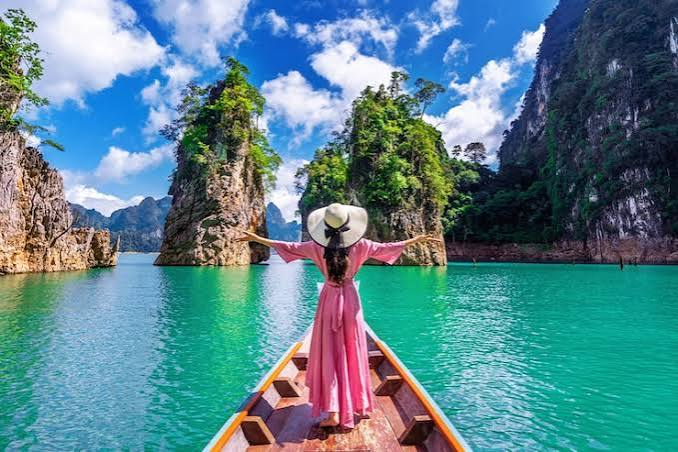
#> input picture sample images/images (3).jpg, 678 x 452 px, found by its file name
$ python ex27.py
#> lines starting #> are read from the running program, lines starting #| are printed output that depends on the picture; after the words box and inside, x2 and y2 are one past the last pixel; in counts of white or black regions, pixels touching at a corner belong together
import cv2

# Read the image
img = cv2.imread(r"D:\Computer vision\sample images\images (3).jpg")
#> img is the input picture: shape (452, 678, 3); mean B, G, R 142.7, 131.7, 89.5

if img is None:
    print("Error: Image not found!")
else:
    result = img.copy()

    h, w = result.shape[:2]
#> h = 452; w = 678

    # Make sure the image is large enough
    if h >= 200 and w >= 200:

        # Crop a region
        crop = result[50:150, 50:150].copy()
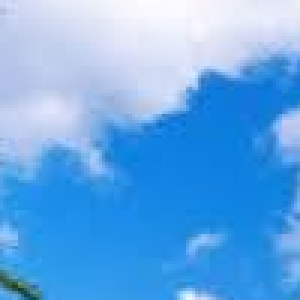
#> crop: shape (100, 100, 3) (shown 3 times larger); mean B, G, R 232, 169.5, 102.1

        # Paste the cropped region at another location
        result[100:200, 150:250] = crop
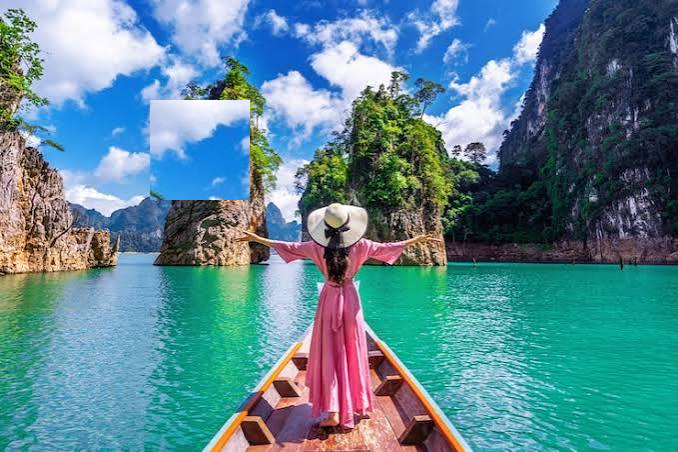
#> result: shape (452, 678, 3); 3.26% of pixels changed, all inside (x1, y1, x2, y2) = (150, 100, 250, 200)

        cv2.imshow("Original Image", img)
        cv2.imshow("Cropped and Pasted Image", result)

        cv2.waitKey(0)
        cv2.destroyAllWindows()
    else:
        print("Image is too small for this operation.")

$ run again, with sample images/images (1).jpg copied over sample images/images (3).jpg
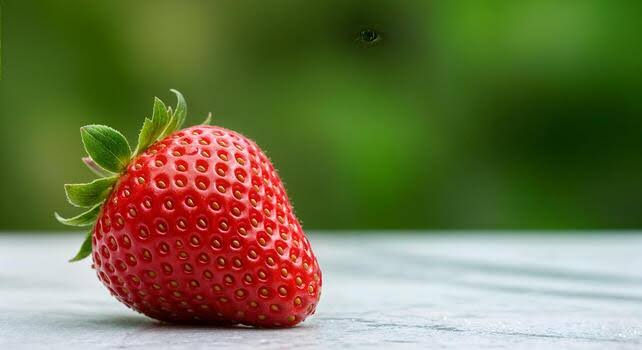
#> input picture sample images/images (1).jpg, 642 x 350 px, found by its file name
#> img is the input picture: shape (350, 642, 3); mean B, G, R 73.7, 116, 112.3
#> `crop = result[50:150, 50:150].copy()`:
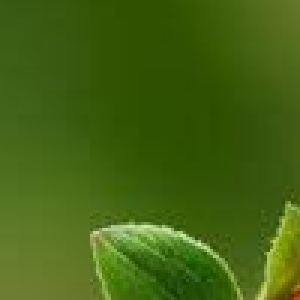
#> crop: shape (100, 100, 3) (shown 3 times larger); mean B, G, R 17.9, 99.1, 67.2
#> `result[100:200, 150:250] = crop`:
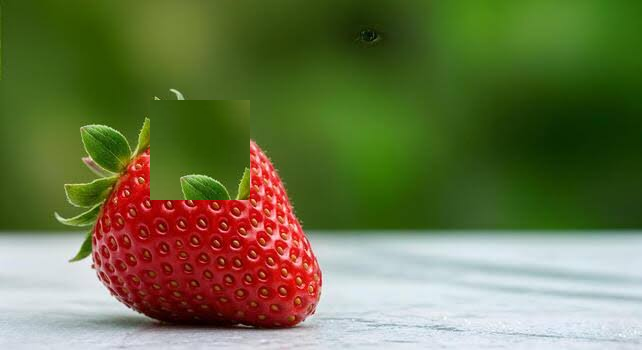
#> result: shape (350, 642, 3); 4.45% of pixels changed, all inside (x1, y1, x2, y2) = (150, 100, 250, 200)

$ run again, with sample images/images (2).jpg copied over sample images/images (3).jpg
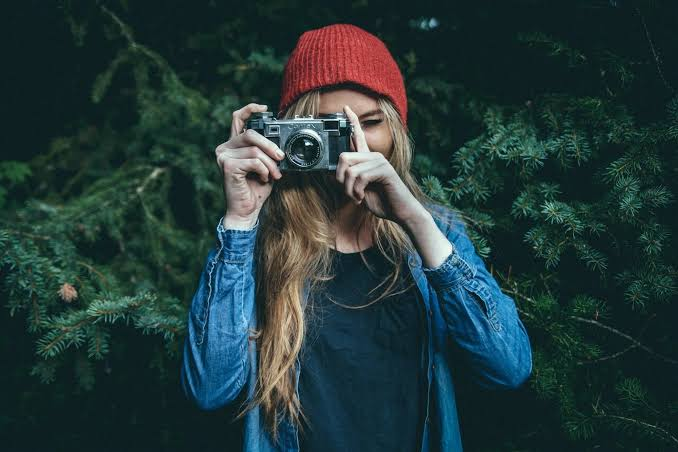
#> input picture sample images/images (2).jpg, 678 x 452 px, found by its file name
#> img is the input picture: shape (452, 678, 3); mean B, G, R 56.8, 56.5, 35.3
#> `crop = result[50:150, 50:150].copy()`:
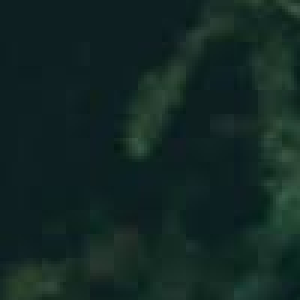
#> crop: shape (100, 100, 3) (shown 3 times larger); mean B, G, R 36, 39.5, 18.5
#> `result[100:200, 150:250] = crop`:
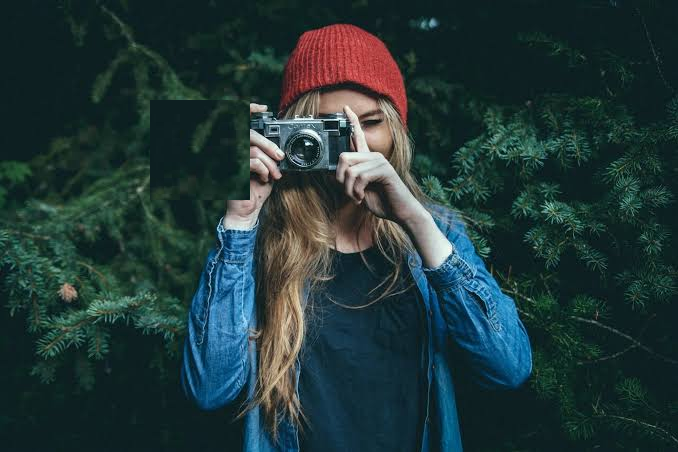
#> result: shape (452, 678, 3); 3.26% of pixels changed, all inside (x1, y1, x2, y2) = (150, 100, 250, 200)

$ run again, with sample images/images (4).jpg copied over sample images/images (3).jpg
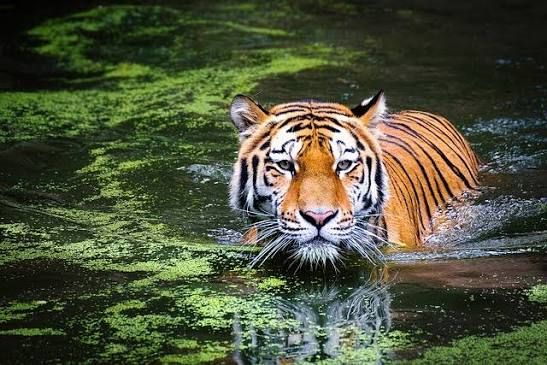
#> input picture sample images/images (4).jpg, 547 x 365 px, found by its file name
#> img is the input picture: shape (365, 547, 3); mean B, G, R 59.3, 83.1, 77.5
#> `crop = result[50:150, 50:150].copy()`:
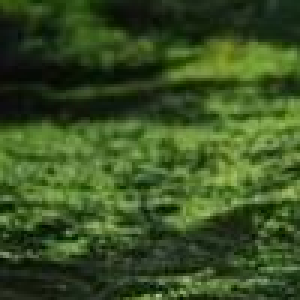
#> crop: shape (100, 100, 3) (shown 3 times larger); mean B, G, R 34.7, 80.3, 57.3
#> `result[100:200, 150:250] = crop`:
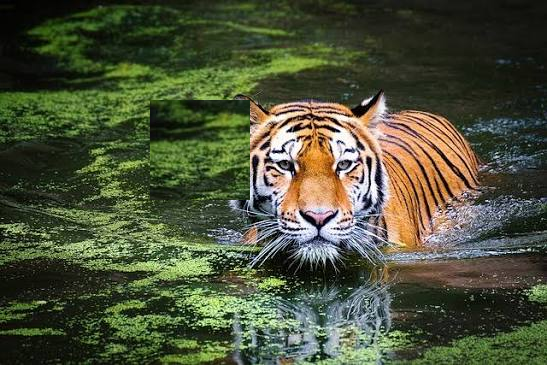
#> result: shape (365, 547, 3); 5.01% of pixels changed, all inside (x1, y1, x2, y2) = (150, 100, 250, 200)
